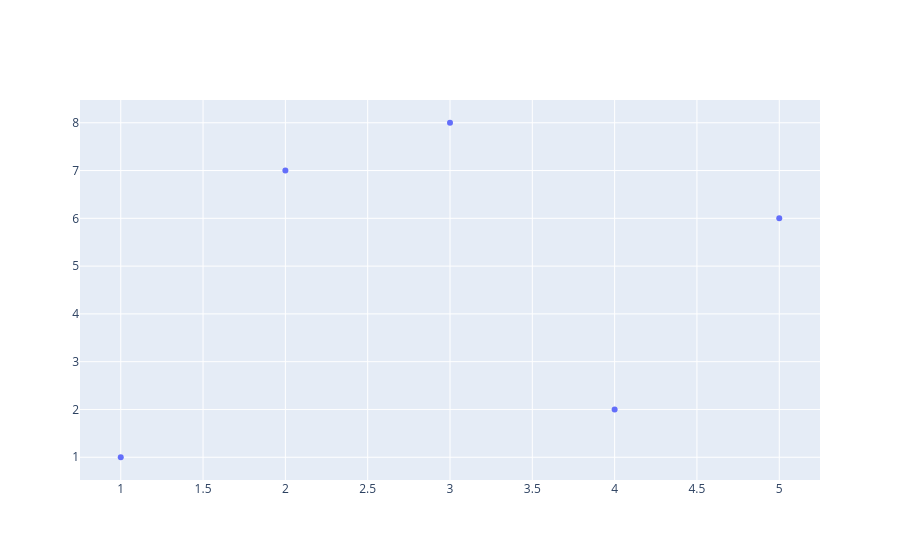

Notebook cell for this chart:
### Code cell
#using graph object
#add_trace>>adidng data
#scatter plot
fig = go.Figure()
fig.add_trace(go.Scatter(
    
x = [1, 2, 3, 4, 5],   
y = [1, 7, 8, 2, 6],

mode = 'markers'))

### Figure 1 — Plotly figure (JSON) as saved in the notebook; plotly's stock layout.template omitted (floating-point values rounded to 4 significant figures)
{"data": [{"mode": "markers", "type": "scatter", "x": [1, 2, 3, 4, 5], "y": [1, 7, 8, 2, 6]}], "layout": {}}
